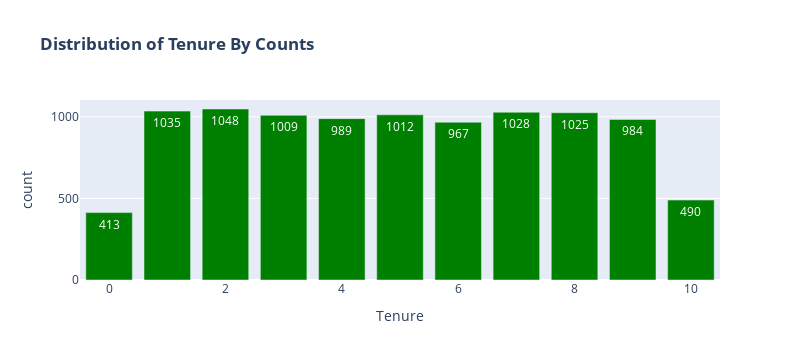

Source (notebook cell):
### Code cell
fig = px.bar(TenureCount,
             x='Tenure',
             y='count',
             title='<b>Distribution of Tenure By Counts<b>',
             text_auto=True,
             width=800,
             color_discrete_sequence=['green']
             )
fig.show()
# The most common tenure is 2 year

### Figure 1 — Plotly figure (JSON) as saved in the notebook; plotly's stock layout.template omitted (floating-point values rounded to 4 significant figures)
{"data": [{"alignmentgroup": "True", "hovertemplate": "Tenure=%{x}<br>count=%{y}<extra></extra>", "legendgroup": "", "marker": {"color": "green", "pattern": {"shape": ""}}, "name": "", "offsetgroup": "", "orientation": "v", "showlegend": false, "textposition": "auto", "texttemplate": "%{y}", "type": "bar", "x": [2, 1, 7, 8, 5, 3, 4, 9, 6, 10, 0], "xaxis": "x", "y": [1048, 1035, 1028, 1025, 1012, 1009, 989, 984, 967, 490, 413], "yaxis": "y"}], "layout": {"barmode": "relative", "height": 360, "legend": {"tracegroupgap": 0}, "title": {"text": "<b>Distribution of Tenure By Counts<b>"}, "width": 800, "xaxis": {"anchor": "y", "autorange": true, "domain": [0, 1], "range": [-0.5, 10.5], "title": {"text": "Tenure"}, "type": "linear"}, "yaxis": {"anchor": "x", "autorange": true, "domain": [0, 1], "range": [0, 1103.0], "title": {"text": "count"}, "type": "linear"}}}
